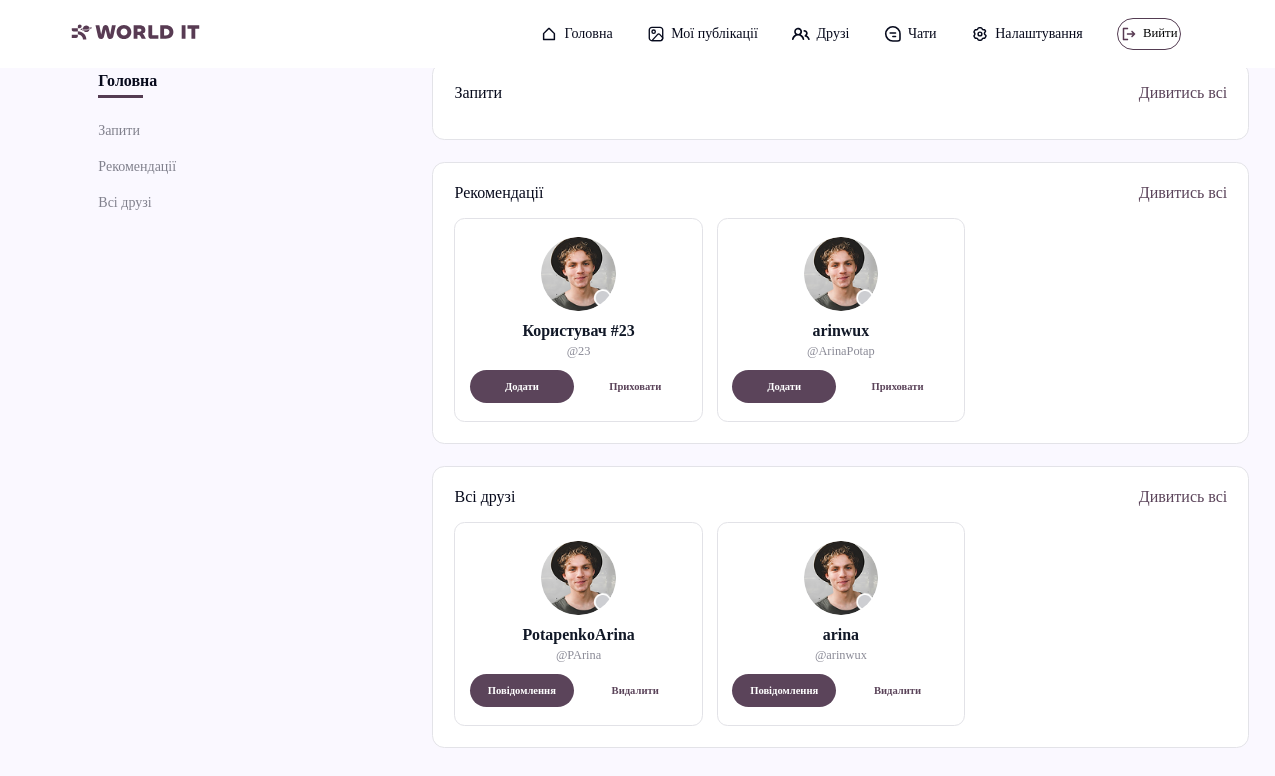
Page /friends/ (signed in) on the earlier database version.
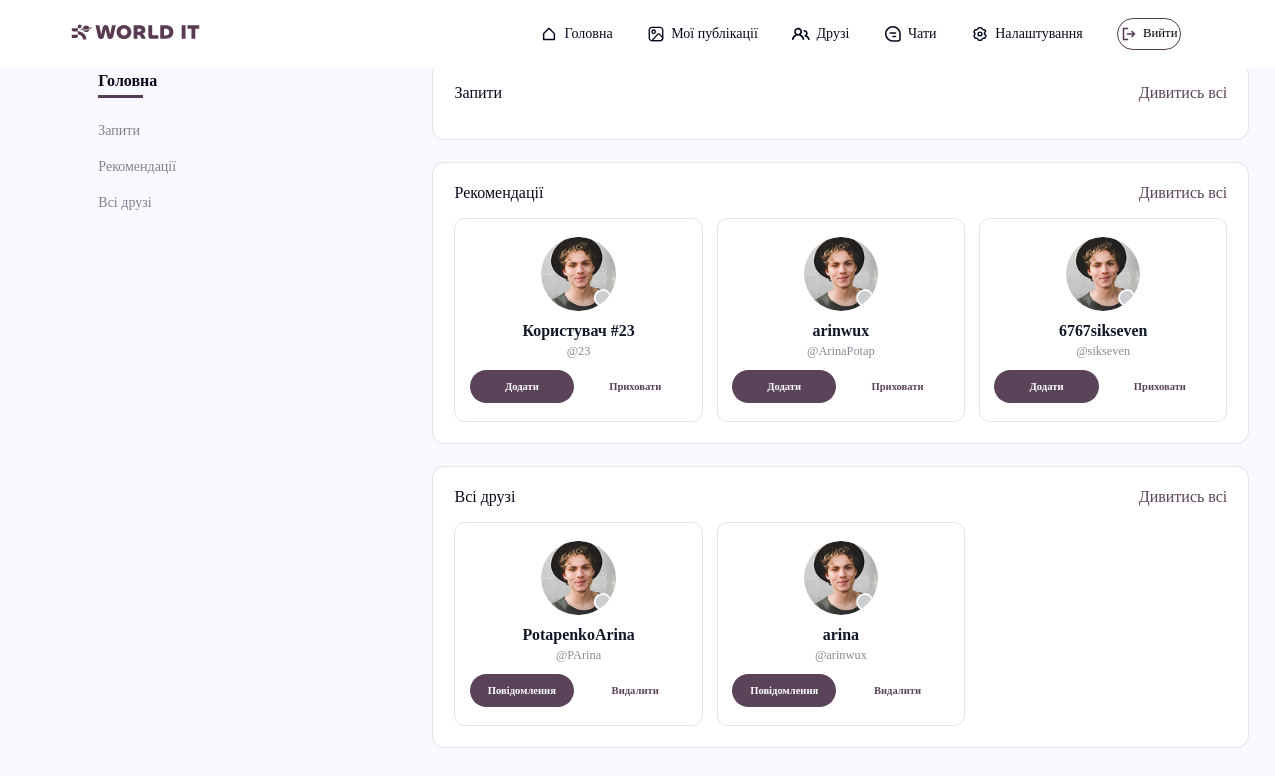
Same page on the later database version.
### user_app/models.py (models this page shows)
class User(AbstractUser):
    username = models.CharField(
        max_length= 150,
        blank= True,
        null= True
    )
    email = models.EmailField(
        unique= True
    )
    USERNAME_FIELD = 'email'
    REQUIRED_FIELDS = []

### user_app/views.py (the view)
# urls.py: path('friends/', FriendTemplateView.as_view(), name='friends'),
class FriendTemplateView(LoginRequiredMixin, TemplateView):
    template_name = 'user_app/friends.html'
    def get_context_data(self, **kwargs):
        context = super().get_context_data(**kwargs)
        user = self.request.user
        context['friend_requests'] = get_user_by_section(user, 'requests')
        context['recommendations'] = get_user_by_section(user, 'recommendations')
        context['friends'] = get_user_by_section(user, 'friends')
        return context

### user_app/templates/user_app/friends.html (shortened to what this page needs)
{% extends 'base.html' %}
{% load static %}
{% block links %}
    <link rel="stylesheet" href="{% static 'user_app/css/side_panel.css' %}">
    <link rel="stylesheet" href="{% static 'user_app/css/friends.css' %}">
    <link rel="stylesheet" href="{% static 'css/base.css' %}">
{% endblock links %}
{% block side-panel %}
    <div class="friends-panel">
        <h3 class="sidebar-main-link active-link" data-target="main">
            Головна
            <hr>
        </h3>
        <p class="see-all-btn" data-target="requests">Запити</p>
        <p class="see-all-btn" data-target="recommendations">Рекомендації</p>
        <p class="see-all-btn" data-target="friends">Всі друзі</p>
    </div>
{% endblock %}
{% block content %}
    <section class="friends-container-section" data-action-url="{% url 'handle_friendship' %}">
        {% include 'user_app/particles/friends_request.html' %}
        {% include 'user_app/particles/friend_recommendations.html' %}
        {% include 'user_app/particles/all_friends.html' %}
    </section>
{% endblock content %}

### user_app/templates/user_app/particles/friend_recommendations.html (shortened to what this page needs)
{% load static %}
<section class="recommendations-section" id="sec-recommendations">
    <div class="row-bar">
        <h2>Рекомендації</h2>
        <p class="see-all-btn" data-target="recommendations">Дивитись всі</p>
    </div>
    <div class="cards-container">
        {% for profile in recommendations %}
            <a href="{% url 'user_profile' username=profile.username|default:profile.id %}" style="text-decoration: none; width: 100%; color: inherit;">
                <div class="friend-card user-card" data-user-id="{{ profile.id }}" data-username="{{ profile.username|default:profile.id }}">
                    <img src="{% if profile.avatar %}{{ profile.avatar.url }}{% else %}{% static 'icons/User1.png' %}{% endif %}" alt="User">
                    <div class="friend-info">
                        <h1>
                            {% if profile.first_name or profile.last_name %}
                                {{ profile.first_name }} {{ profile.last_name }}
                            {% else %}
                                Користувач #{{ profile.id }}
                            {% endif %}
                        </h1>
                        <h3>@{{ profile.username|default:profile.id }}</h3>
                    </div>
                    <div class="buttons-container">
                        <button class="add-btn friend-btn" type="button">Додати</button>
                        <button class="remove-rec-btn friend-btn" type="button" onclick="event.stopPropagation(); event.preventDefault();" data-id="{{ profile.id }}">Приховати</button>
                    </div>
                </div>
            </a>
        {% endfor %}
    </div>
</section>

### user_app/templates/user_app/particles/all_friends.html (shortened to what this page needs)
{% load static %}
<section class="friends-section" id="sec-friends">
    <div class="row-bar">
        <h2>Всі друзі</h2>
        <p class="see-all-btn" data-target="friends">Дивитись всі</p>
    </div>
    <div class="cards-container">
        {% for friend in friends %}
            <a href="{% url 'user_profile' username=friend.username|default:friend.id %}" style="text-decoration: none; width: 100%; color: inherit;">
                <div class="friend-card user-card" data-user-id="{{ friend.id }}" data-username="{{ friend.username|default:friend.id }}">
                    <img src="{% if friend.avatar %}{{ friend.avatar.url }}{% else %}{% static 'icons/User1.png' %}{% endif %}" alt="User">
                    <div class="friend-info">
                        <h1>
                            {% if friend.first_name or friend.last_name %}
                                {{ friend.first_name }} {{ friend.last_name }}
                            {% else %}
                                Користувач #{{ friend.id }}
                            {% endif %}
                        </h1>
                        <h3>@{{ friend.username|default:friend.id }}</h3>
                    </div>
                    <div class="buttons-container">
                        <button class="msg-btn" type="button">Повідомлення</button>
                        <button class="remove-friend-btn friend-btn" type="button">Видалити</button>
                    </div>
                </div>
            </a>
        {% endfor %}
    </div>
</section>

Differences in the rows shown:
added User: first_name "6767sikseven", username "sikseven", shown under "Рекомендації"
